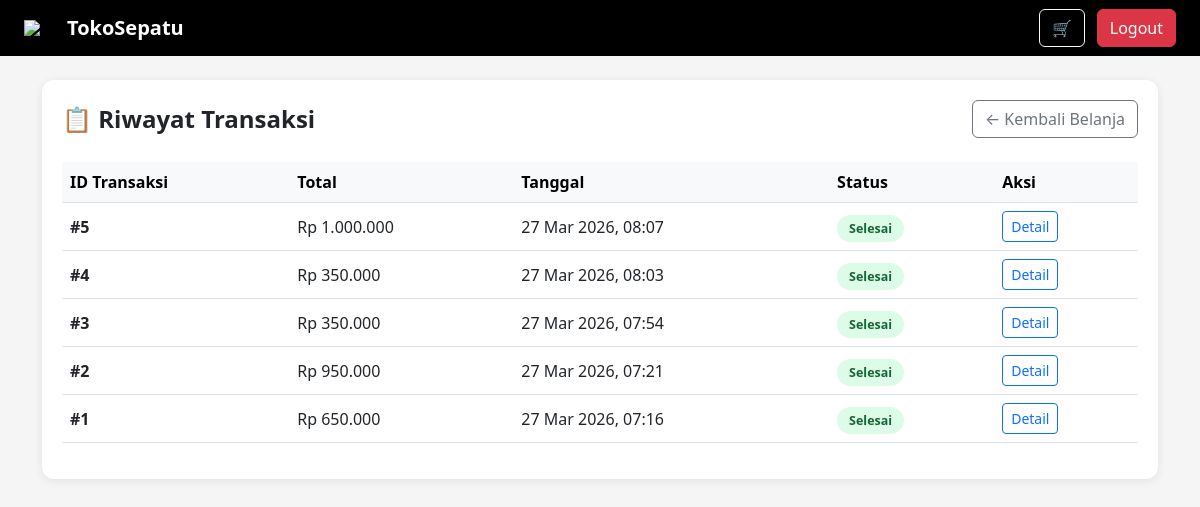
The app's page /customer/riwayat.php (signed in) with its own data.
### tables this page shows
CREATE TABLE `transaksi` (
  `id` int(11) NOT NULL,
  `id_customer` int(11) DEFAULT NULL,
  `total` int(11) DEFAULT NULL,
  `tanggal` timestamp NOT NULL DEFAULT current_timestamp(),
  `status` varchar(20) DEFAULT 'Pending'
);

### customer/riwayat.php (the view, shortened to what this page needs)
<?php
include '../config/koneksi.php';
$id_customer = $_SESSION['customer'];
$data = mysqli_query($conn, "
    SELECT * FROM transaksi
    WHERE id_customer = '$id_customer'
    ORDER BY id DESC
");
?>
<!DOCTYPE html>
<html lang="id">
<head>
    <link href="https://cdn.jsdelivr.net/npm/bootstrap@5.3.0/dist/css/bootstrap.min.css" rel="stylesheet">
</head>
<body>
<nav class="navbar navbar-dark px-4 d-flex justify-content-between">
    <a href="index.php" class="navbar-brand d-flex align-items-center">
        <img src="../gambar/sepatu.png" width="35" class="me-2">
        <span class="fw-bold fs-5">TokoSepatu</span>
    </a>
    <div>
        <a href="keranjang.php" class="btn btn-outline-light me-2">🛒</a>
        <a href="logout.php" class="btn btn-danger">Logout</a>
    </div>
</nav>
<div class="container mt-4 mb-5">
    <div class="card-box">
        <div class="d-flex justify-content-between align-items-center mb-4">
            <h4 class="fw-bold mb-0">📋 Riwayat Transaksi</h4>
            <a href="index.php" class="btn btn-outline-secondary">← Kembali Belanja</a>
        </div>
        <?php if (mysqli_num_rows($data) == 0): ?>
            <div class="text-center py-5">
                <div style="font-size: 4rem;">🛒</div>
                <h5 class="mt-3 text-muted">Belum ada transaksi</h5>
                <p class="text-muted">Yuk mulai belanja sekarang!</p>
                <a href="index.php" class="btn btn-dark mt-2">Lihat Produk</a>
            </div>
        <?php else: ?>
            <div class="table-responsive">
                <table class="table table-hover align-middle">
                    <thead class="table-light">
                        <tr>
                            <th>ID Transaksi</th>
                            <th>Total</th>
                            <th>Tanggal</th>
                            <th>Status</th>
                            <th>Aksi</th>
                        </tr>
                    </thead>
                    <tbody>
                    <?php while($d = mysqli_fetch_array($data)):
                        $status = $d['status'];
                        $badgeClass = 'badge-pending';
                        if ($status == 'Selesai') $badgeClass = 'badge-selesai';
                        elseif ($status == 'Diproses') $badgeClass = 'badge-diproses';
                        elseif ($status == 'Batal') $badgeClass = 'badge-batal';
                    ?>
                        <tr>
                            <td>
                                <strong>#<?= $d['id'] ?></strong>
                            </td>
                            <td>
                                Rp <?= number_format($d['total'], 0, ',', '.') ?>
                            </td>
                            <td>
                                <?= isset($d['tanggal']) ? date('d M Y, H:i', strtotime($d['tanggal'])) : '-' ?>
                            </td>
                            <td>
                                <span class="badge-status <?= $badgeClass ?>"><?= $status ?></span>
                            </td>
                            <td>
                                <a href="detail_transaksi.php?id=<?= $d['id'] ?>"
                                   class="btn btn-sm btn-outline-primary">
                                    Detail
                                </a>
                            </td>
                        </tr>
                    <?php endwhile; ?>
                    </tbody>
                </table>
            </div>
        <?php endif; ?>
    </div>
</div>
</body>
</html>

### customer/riwayat.php (style rules this page uses)
body { background: #f5f5f5; }
.navbar { background: black; }
.card-box { background: white; border-radius: 12px; padding: 20px; box-shadow: 0 2px 10px rgba(0,0,0,0.08); }
.badge-status { padding: 5px 12px; border-radius: 20px; font-size: 0.78rem; font-weight: 600; }
.badge-selesai { background: #dcfce7; color: #166534; }

### records on screen
transaksi: id "5", total "1.000.000", tanggal "27 Mar 2026, 08:07", status "Selesai"
transaksi: id "4", total "350.000", tanggal "27 Mar 2026, 08:03", status "Selesai"
transaksi: id "3", total "350.000", tanggal "27 Mar 2026, 07:54", status "Selesai"
transaksi: id "2", total "950.000", tanggal "27 Mar 2026, 07:21", status "Selesai"
transaksi: id "1", total "650.000", tanggal "27 Mar 2026, 07:16", status "Selesai"
